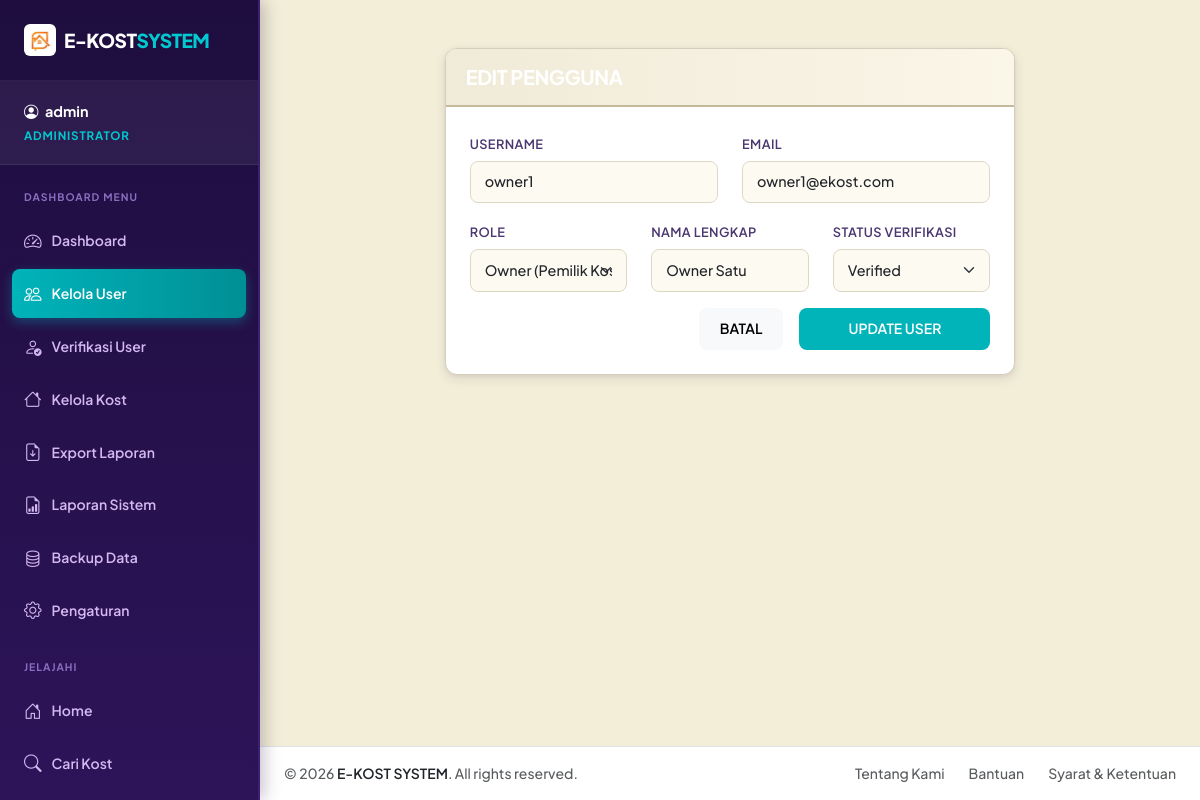
/modules/admin/user_edit.php?id=2 (signed in), run on the app's committed database.
### tables this page shows
CREATE TABLE users (
    id INT AUTO_INCREMENT PRIMARY KEY,
    username VARCHAR(50) NOT NULL UNIQUE,
    password VARCHAR(255) NOT NULL,
    email VARCHAR(100) NOT NULL UNIQUE,
    role ENUM('admin', 'owner', 'user') NOT NULL,
    full_name VARCHAR(100),
    phone VARCHAR(20),
    avatar VARCHAR(255),
    status ENUM('pending', 'verified', 'rejected') NOT NULL DEFAULT 'pending',
    created_at TIMESTAMP DEFAULT CURRENT_TIMESTAMP
);

### modules/admin/user_edit.php (the view, shortened to what this page needs)
<?php
require_once '../../config/database.php';
$id = $_GET['id'] ?? 0;
$stmt = $pdo->prepare("SELECT * FROM users WHERE id = ?");
$stmt->execute([$id]);
$user = $stmt->fetch();
include '../../layouts/header.php';
?>
<div class="container py-4">
    <div class="row justify-content-center">
        <div class="col-md-8">
            <div class="card">
                <div class="card-header bg-neubrutal-blue py-3 border-bottom border-3 border-dark">
                    <h5 class="mb-0 fw-black text-uppercase text-white">Edit Pengguna</h5>
                </div>
                <div class="card-body p-4">
                    <form method="POST">
                        <div class="row">
                            <div class="col-md-6 mb-3">
                                <label class="form-label">Username</label>
                                <input type="text" name="username" class="form-control" value="<?php echo htmlspecialchars($user['username']); ?>" required>
                            </div>
                            <div class="col-md-6 mb-3">
                                <label class="form-label">Email</label>
                                <input type="email" name="email" class="form-control" value="<?php echo htmlspecialchars($user['email']); ?>" required>
                            </div>
                        </div>
                        <div class="row">
                            <div class="col-md-4 mb-3">
                                <label class="form-label">Role</label>
                                <select name="role" class="form-select" required>
                                    <option value="owner" <?php echo $user['role'] == 'owner' ? 'selected' : ''; ?>>Owner (Pemilik Kost)</option>
                                </select>
                            </div>
                            <div class="col-md-4 mb-3">
                                <label class="form-label">Nama Lengkap</label>
                                <input type="text" name="full_name" class="form-control" value="<?php echo htmlspecialchars($user['full_name']); ?>" required>
                            </div>
                            <div class="col-md-4 mb-3">
                                <label class="form-label">Status Verifikasi</label>
                                <select name="status" class="form-select" required>
                                    <option value="verified" <?php echo $user['status'] == 'verified' ? 'selected' : ''; ?>>Verified</option>
                                </select>
                            </div>
                        </div>
                        <div class="d-grid gap-2 d-md-flex justify-content-md-end">
                            <a href="users.php" class="btn btn-light me-md-2">BATAL</a>
                            <button type="submit" class="btn btn-primary px-5">UPDATE USER</button>
                        </div>
                    </form>
                </div>
            </div>
        </div>
    </div>
</div>
<?php include '../../layouts/footer.php'; ?>

### assets/css/style.css (style rules this page uses)
:root { --primary: #00B4BA; --primary-hover: #008F95; --secondary: #E84545; --accent: #E84545; --success: #059669; --danger: #DC2626; --warning: #D97706; --dark: #1E0D3E; --dark-soft: #2D1459; --bg-page: #F3EED8; --bg-card: #ffffff; --text-main: #1E0D3E; --text-muted: #5C4D78; --border-color: #D6CEBC; --border-radius: 12px; --btn-radius: 8px; --box-shadow: 0 4px 12px rgba(30, 13, 62, 0.10), 0 1px 4px rgba(30, 13, 62, 0.06); --box-shadow-hover: 0 14px 28px rgba(30, 13, 62, 0.16), 0 6px 10px rgba(30, 13, 62, 0.10); --bg-card-pesanan: #00B4BA; --bg-card-favorit: #E84545; }
*, *::before, *::after { box-sizing: border-box; }
body { font-family: 'Plus Jakarta Sans', sans-serif; font-weight: 500; color: var(--text-main); background-color: var(--bg-page); min-height: 100vh; }
h1, h2, h3, h4, h5, h6 { font-family: 'Plus Jakarta Sans', sans-serif; font-weight: 700; color: var(--text-main); letter-spacing: -0.02em; }
a { color: var(--primary); text-decoration: none; transition: color 0.15s ease; }
.card { background-color: var(--bg-card); border: 1px solid var(--border-color) !important; border-radius: var(--border-radius) !important; box-shadow: var(--box-shadow) !important; transition: transform 0.22s ease, box-shadow 0.22s ease; overflow: hidden; }
.card-header { background: linear-gradient(to right, #F0EBD8, #FAF6E8) !important; border-bottom: 2px solid var(--border-color) !important; padding: 1rem 1.25rem !important; font-weight: 700; color: var(--dark) !important; }
.btn { border: 1px solid transparent !important; border-radius: var(--btn-radius) !important; font-weight: 600; font-size: 0.875rem; padding: 0.6rem 1.25rem; box-shadow: none !important; transition: all 0.2s ease; }
.btn-primary { background-color: var(--primary) !important; color: #ffffff !important; }
.form-control, .form-select { border: 1px solid #DDD8C4 !important; border-radius: var(--btn-radius) !important; font-size: 0.9rem; padding: 0.6rem 0.875rem; transition: all 0.15s ease; font-weight: 500; background-color: #FDFAF2 !important; }
.form-label { font-weight: 600; font-size: 0.8rem; color: #4A3670; margin-bottom: 0.4rem; text-transform: uppercase; letter-spacing: 0.03em; }
.bg-neubrutal-blue { background-color: rgba(0, 180, 186, 0.15) !important; color: #006E73 !important; font-weight: 700; }
.card-header.bg-neubrutal-yellow, .card-header.bg-neubrutal-blue, .card-header.bg-neubrutal-pink { background: linear-gradient(to right, #F0EBD8, #FAF6E8) !important; color: var(--dark) !important; border-bottom: 2px solid #C6B89A !important; }

### data on the page
users: username "owner1", email "owner1@ekost.com", role "Owner (Pemilik Kost)", full_name "Owner Satu", status "Verified"

### other printed values
$_SESSION['username'] "admin"
$item['label'] "Dashboard"
$item['label'] "Kelola User"
$item['label'] "Verifikasi User"
$item['label'] "Kelola Kost"
$item['label'] "Export Laporan"
$item['label'] "Laporan Sistem"
$item['label'] "Backup Data"
$item['label'] "Pengaturan"
